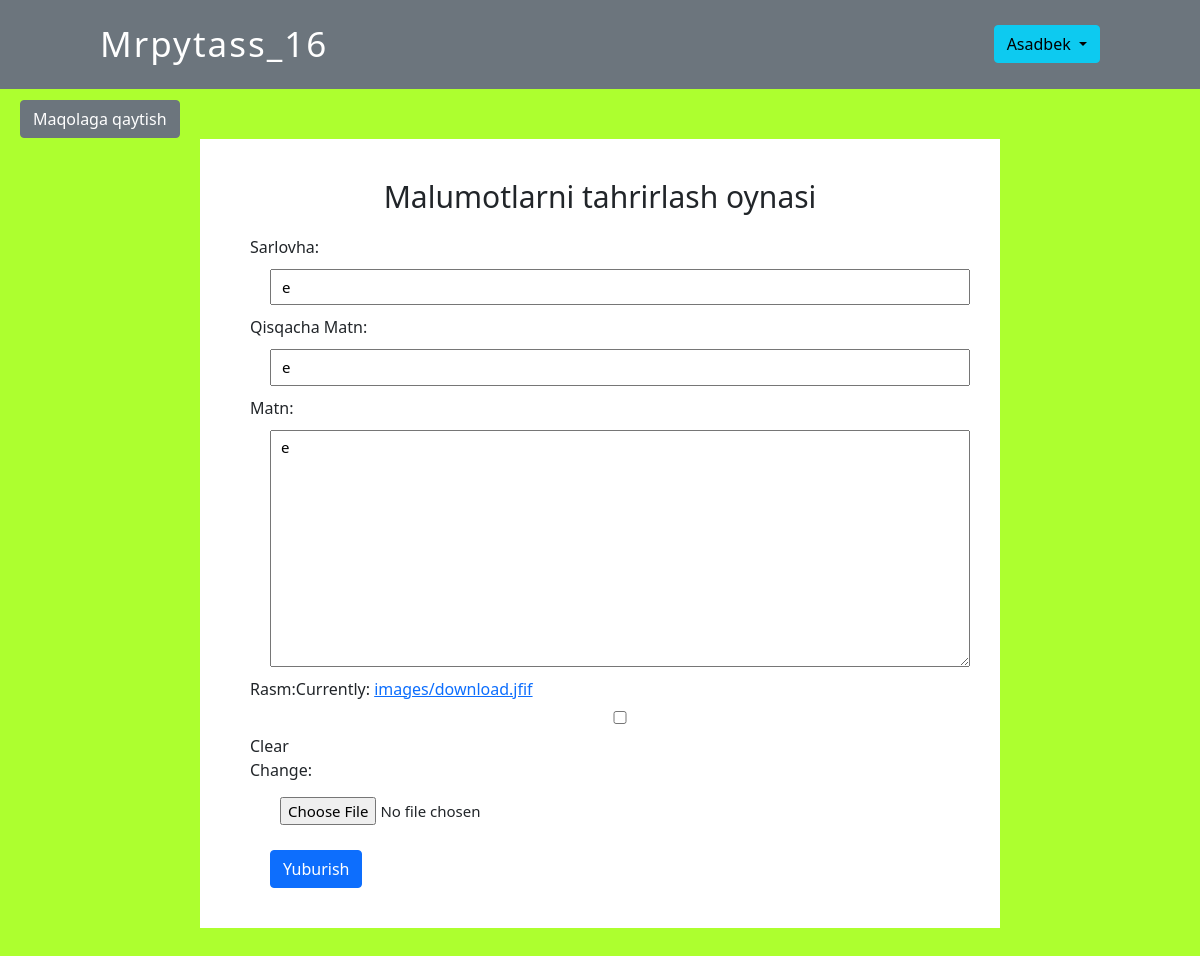
Page /articles/4/update/ (signed in) on the committed database.
### accounts/models.py (models this page shows)
class CostomUsers(AbstractUser):
    age = models.PositiveIntegerField(null=True, blank=True)
    birthYear = models.PositiveIntegerField(null=True, blank=True)
    living_country = models.CharField(max_length=100, null=True, blank=True)
    living_city = models.CharField(max_length=100, null=True, blank=True)

### articles/models.py (models this page shows, shortened)
class Articles(models.Model):
    Sarlovha = models.CharField(max_length=150)
    Qisqacha_Matn = models.CharField(max_length=200)
    Matn = models.TextField()
    Rasm = models.ImageField(upload_to='images/', blank=True)
    Vaqt = models.DateTimeField(auto_now_add=True)
    Mualliff = models.ForeignKey(
        get_user_model(),
        on_delete=models.CASCADE
    )

### articles/views.py (the view)
# urls.py: path('<int:pk>/update/', ArticleUpdateView.as_view(), name='updateObject'),
class ArticleUpdateView(LoginRequiredMixin, UserPassesTestMixin, UpdateView):
    model = Articles
    template_name = 'article_update.html'
    fields = ('Sarlovha', 'Qisqacha_Matn', 'Matn', 'Rasm')
    success_url = reverse_lazy('articlesPage')
    def test_func(self):
        ob = self.get_object()
        return ob.Mualliff == self.request.user

### templates/article_update.html (shortened to what this page needs)
{% extends 'base.html' %}
{% block content %}
    <div class="updateArticle">
        <h2 class="title_page">Malumotlarni tahrirlash oynasi</h2>
        <form method="post" enctype="multipart/form-data">{% csrf_token %}
            {{form}}
            <button type="submit" class="btn_btn btn btn-primary">Yuburish</button>
        </form>
        <a href="{% url 'articleDetail' object.pk %}" class="update_btn btn btn-secondary" >Maqolaga qaytish</a>
    </div>
{% endblock content %}

### templates/base.html (shortened to what this page needs)
<!DOCTYPE html>
{% load static %}
<html lang="en">
    <head>
        <link href="https://cdn.jsdelivr.net/npm/bootstrap@5.0.2/dist/css/bootstrap.min.css" rel="stylesheet">
        <link rel="stylesheet" href="{% static 'css/main.css' %}">
    </head>
    <body>
        <nav class="navbar navbar-light bg-secondary nav_extra">
            <div class="container-fluid">
                <a class="title_nav" href="{% url 'home' %}"> Mrpytass_16 </a>
                {% if user.is_authenticated %}
                    <div class="btn-group">
                        <button type="button" class="btn btn-info dropdown-toggle" data-bs-toggle="dropdown" aria-expanded="false">
                            {{ user.username }}
                        </button>
                    </div>
              {% else %}
                  <div class="out_site">
                    <a href="{% url 'login' %}" class="btn btn-outline-warning">Kirish</a> | <a href="{% url 'signup' %}" class="btn btn-outline-info">Ro'yxatdan o'tish</a>
                  </div>
            </div>
            {% endif %}
          </nav>
        <div class="commit_templete">
            {% block content %}
            {% endblock content %}
        </div>
    </body>
</html>

### static/css/main.css (style rules this page uses)
.container-fluid { padding: 10px 100px; }
body { background-color:greenyellow; }
.title_nav { font-size: 35px; letter-spacing: 2px; font-weight: 400; color: white; text-decoration: none; }
.commit_templete { padding: 50px 200px; }
.title_page { text-align: center; font-size: 30px; font-weight: 400; margin: 20px; }
.btn_btn { margin: 20px; display: block; }
.nav_extra { position: sticky; top: 0px; width: 100%; z-index: 100; }
.updateArticle { background-color: #fff; padding: 20px 50px; }
.updateArticle input, .updateArticle textarea { display: block; width: 100%; outline: none; padding: 5px 10px; font-size: 15px; margin: 10px 20px; }
.update_btn { position: fixed; top: 100px; left: 20px; }

### rows in the picture
CostomUsers: username "Asadbek"
Articles: Sarlovha "e", Qisqacha_Matn "e", Matn "e"
